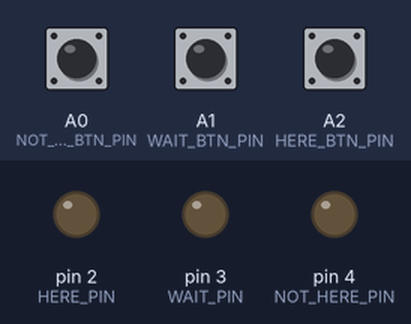
Bench run of a sketch on a simulated Arduino Uno, built with avr-gcc and run on an emulated ATmega328P. Parts: output pins drawn as LEDs (lit = HIGH). Inputs (shaded band) come from the test bench; at power-on: A0 (NOT_HERE_BTN_PIN) HIGH, A1 (WAIT_BTN_PIN) HIGH, A2 (HERE_BTN_PIN) HIGH.

Above: at 1.2 s.
1.3 s: A0 (NOT_HERE_BTN_PIN) pulled LOW for 0.15 s
At 1.7 s:
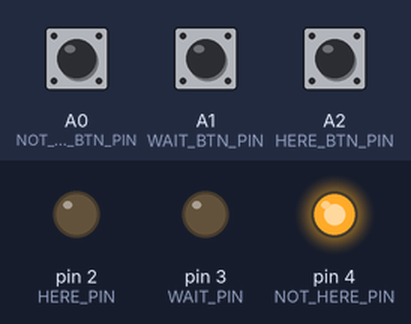
2.9 s: A1 (WAIT_BTN_PIN) pulled LOW for 0.15 s
At 4.1 s:
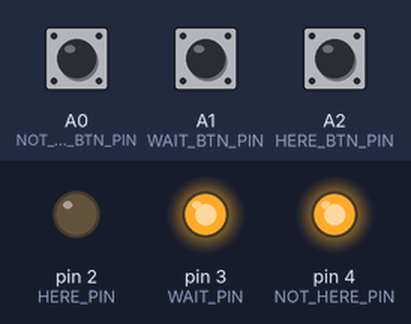
4.5 s: A2 (HERE_BTN_PIN) pulled LOW for 0.15 s
At 5.3 s:
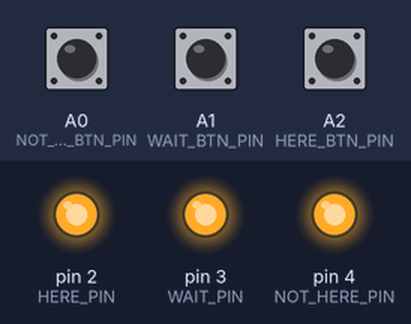
6.1 s: A0 (NOT_HERE_BTN_PIN) pulled LOW for 1 s
At 6.5 s:
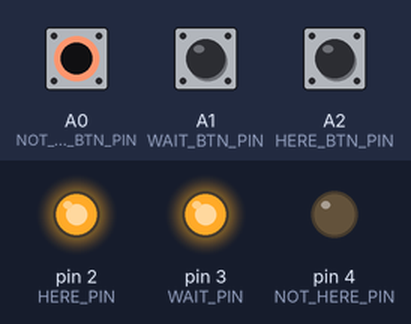
8.6 s: A1 (WAIT_BTN_PIN) pulled LOW for 1 s
At 9.7 s:
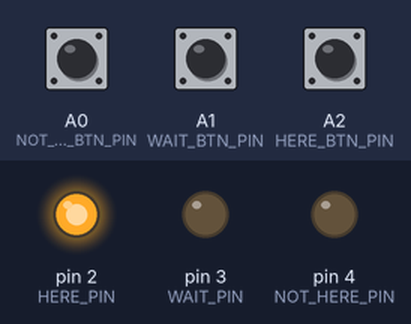
11.1 s: A0 (NOT_HERE_BTN_PIN) pulled LOW for 0.15 s
At 11.6 s:
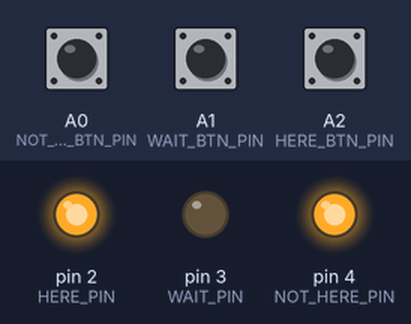
Timing chart, 0 to 13.7 s (numbered marks = the images above; inputs shaded):
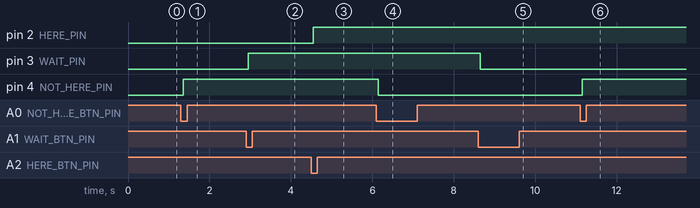

Measured:
- after the input at 1.3 s, pin 4 (NOT_HERE_PIN): LOW → HIGH after 0.05 s
- after the input at 2.9 s, pin 3 (WAIT_PIN): LOW → HIGH after 0.05 s
- after the input at 4.5 s, pin 2 (HERE_PIN): LOW → HIGH after 0.05 s
- after the input at 6.1 s, pin 4 (NOT_HERE_PIN): HIGH → LOW after 0.05 s
- after the input at 8.6 s, pin 3 (WAIT_PIN): HIGH → LOW after 0.05 s
- after the input at 11.1 s, pin 4 (NOT_HERE_PIN): LOW → HIGH after 0.05 s

The sketch:

LED_BUTTON_CLASS.ino
```cpp
class Indicator {
  private:
    byte pin;
    bool state;
  public:
    //Constructor
    Indicator(byte pin) {
      this->pin = pin;
      init();
    }
    //Methods
    void init() {
      pinMode(pin, OUTPUT);
      off();
    }
    void toggleState() {
      state = !state;
    }
    void updateState() {
      digitalWrite(pin, state);
    }
    void on() {
      digitalWrite(pin, HIGH);
    }
    void off() {
      digitalWrite(pin, LOW);
    }
};


//Button Class
class Button {
  private:
    byte pin;
    byte state;
    byte lastReading;
    byte attachedLed;
    bool ledState;
    unsigned long lastDebounceTime = 0;
    unsigned long debounceDelay = 50;

  public:
    //Constructor
    Button(byte pin, byte attachedLed, bool ledState) {
      this->pin = pin;
      this->attachedLed = attachedLed;
      this->ledState = ledState;
      lastReading = HIGH; //For Input_Pullup
      init();
    }

    void init() {
      pinMode(pin, INPUT_PULLUP);
      pinMode(attachedLed, OUTPUT);
      //update();
    }

    void update() {
      byte newReading = digitalRead(pin);
      if (newReading != lastReading) {
        lastDebounceTime = millis();
      }
      if ((millis() - lastDebounceTime) > debounceDelay) {
        if (newReading != state) {
          state = newReading;

          if (state == LOW) {
            ledState = !ledState;
          }
        }
      }
      digitalWrite(attachedLed, ledState);
      lastReading = newReading;
    }

    byte getState() {
      //update();
      return state;
    }

    bool isPressed() {
      return (getState() == LOW);
    }
};


//Push buttons
byte HERE_BTN_PIN = A2;
byte WAIT_BTN_PIN = A1;
byte NOT_HERE_BTN_PIN = A0;
//LED indicators
byte HERE_PIN = 2; //Green
byte WAIT_PIN = 3; //Yellow
byte NOT_HERE_PIN = 4; //Red

//States
bool hereLedState = LOW;
bool waitLedState = LOW;
bool notHereLedState = LOW;

//Instances
Button hereBtn(HERE_BTN_PIN, HERE_PIN, hereLedState);
Button waitBtn(WAIT_BTN_PIN, WAIT_PIN, waitLedState);
Button notHereBtn(NOT_HERE_BTN_PIN, NOT_HERE_PIN, notHereLedState);

void setup() {

}

void loop() {
  hereBtn.update();
  waitBtn.update();
  notHereBtn.update();
}
```
